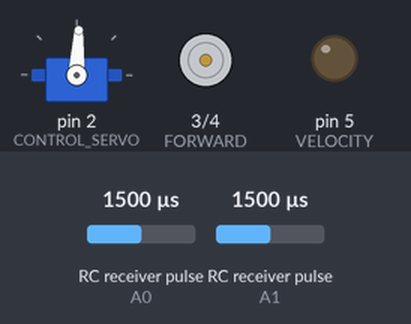
Simulated run of this sketch. Board: Arduino Uno, built with avr-gcc and run on an emulated ATmega328P. Parts: servo, motor-driver pin pairs drawn as motors (green arrow = first pin HIGH = forward, orange = second pin HIGH = backward, longer = more drive), output pins drawn as LEDs (lit = HIGH). Wiring (inferred from the names in the program): 2 × RC receiver channel: data A0 / data A1. The inputs (shaded band) are chosen by the test bench; at power-on: RC receiver pulse (sensors on A0, A1) 1500 µs. What the sketch prints to the serial monitor is not drawn.

Above: at 1.2 s.
1.3 s: RC receiver pulse (sensor on A0) set to 1250 µs
At 1.64 s:
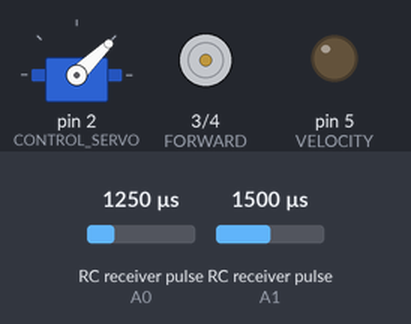
4.3 s: RC receiver pulse (sensor on A1) set to 1250 µs
At 6.3 s:
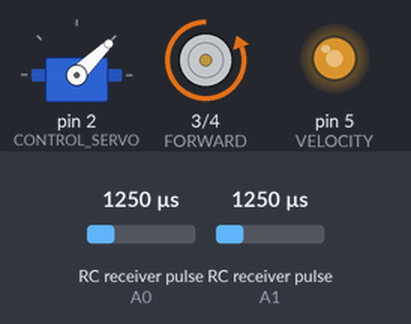
7.3 s: RC receiver pulse (sensor on A1) set to 1820 µs
At 7.88 s:
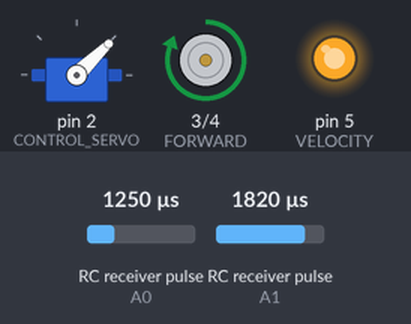
10.3 s: RC receiver pulse (sensor on A0) set to 1750 µs
At 11.3 s:
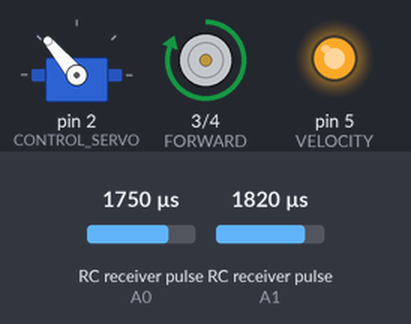
11.8 s: RC receiver pulse (sensor on A0) set to 1142 µs
At 13.0 s:
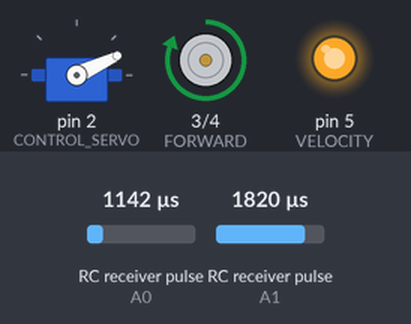
13.3 s: RC receiver pulse (sensor on A1) set to 1750 µs
At 16.2 s:
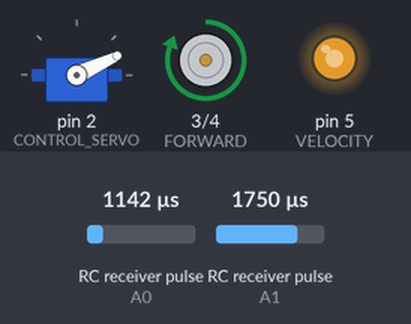
Timing chart, 0 to 17.3 s (numbered marks = the images above; inputs shaded):
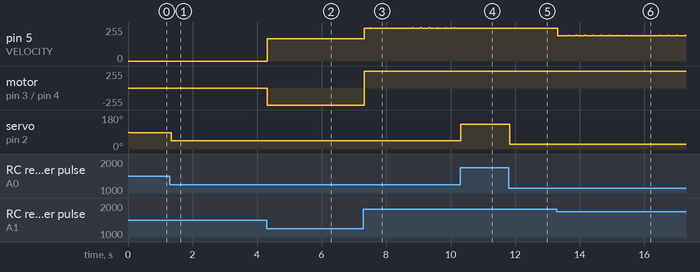

Measured:
- after the input at 1.3 s, servo on pin 2 (CONTROL_SERVO): 87° → 44° at once, then repeats every 0.26 s: 43° 0.02 s, 44° 0.24 s
- after the input at 4.3 s, pin 5 (VELOCITY): 0/255 → 167/255 at once; motor on pin 3 (FORWARD) / pin 4 (REVERSE): stopped → backward 255/255 at once
- after the input at 7.3 s, pin 5 (VELOCITY): goes 247/255 0.18 s, 251/255 0.02 s, 247/255 1.3 s, 5 × (251/255 0.03 s, 247/255 0.22 s), 251/255 0.02 s, then 247/255, starting at once; motor on pin 3 (FORWARD) / pin 4 (REVERSE): backward 255/255 → forward 255/255 at once
- after the input at 10.3 s, pin 5 (VELOCITY): stops changing and stays 247/255
- after the input at 11.8 s, servo on pin 2 (CONTROL_SERVO): 130° → 25° at once
- after the input at 13.3 s, pin 5 (VELOCITY): goes 190/255 0.31 s, 7 × (195/255 0.03 s, 190/255 0.22 s), 195/255 0.02 s, 190/255 1.0 s, 3 × (195/255 0.03 s, 190/255 0.22 s), 195/255 0.03 s, then 190/255, starting at once

The sketch:

Car.ino
```cpp
#include "Drive.h"
#include "RC.h"

void setup()
{

	Serial.begin(19200);
	Serial.println("Setup begin...");
  //DRIVE SETUP
  driveSetup();
  Serial.println("Setup end...");

}

void loop()
{
  RC();
}
```

Drive.cpp
```cpp
#include "Drive.h"
Servo control_servo;

void driveSetup(){
  pinMode(VELOCITY, OUTPUT);
  pinMode(REVERSE, OUTPUT);
  pinMode(FORWARD, OUTPUT);
  control_servo.attach(CONTROL_SERVO);
}


//GEAR
void runCMD(String c){
    if (c.equalsIgnoreCase("stop"))
      calm(0);
    else if (c.equalsIgnoreCase("forward"))
      forward(0);
    else if (c.equalsIgnoreCase("back"))
      reverse(0);
}

//STEERING
void runST(int s){
    control_servo.write(s);
    Serial.print("Servo: " + String(s) + "\r\n");
 }

//THOTTLE
void runTH(int t){
    analogWrite(VELOCITY, t);
    Serial.print("Speed: " + String(t) + "\r\n");
}


void calm(int d){
	Serial.println("Stop");
	digitalWrite(REVERSE, LOW);
	digitalWrite(FORWARD, LOW);
	delay(d * 100);
}

void reverse(int d){
	Serial.println("REVERSE");
	digitalWrite(REVERSE, HIGH);
	digitalWrite(FORWARD, LOW);
	delay(d * 100);
}

void forward(int d){
	Serial.println("Forward");
	digitalWrite(REVERSE, LOW);
	digitalWrite(FORWARD, HIGH);
	delay(d * 100);
}
```

Drive.h
```cpp
// Drive.h

#ifndef _DRIVE_h
#define _DRIVE_h

#if defined(ARDUINO) && ARDUINO >= 100
	#include "arduino.h"
#else
	#include "WProgram.h"
#endif


#include <Servo.h>

#define CONTROL_SERVO 2
#define FORWARD 3
#define REVERSE 4
#define VELOCITY 5

void driveSetup();
void runCMD(String c);
void runST(int s);
void runTH(int t);
void calm(int d);
void reverse(int d);
void forward(int d);
#endif
```

RC.cpp
```cpp
#include "RC.h"
#include "Drive.h"

int chS;
int chT;
int steering_value = 0;
int thottle_value = 0;


void RC()
{
  steering();
  thottle();
}

void getPulse_T(int d){
  chT = pulseIn(CHN_THROTTLE, HIGH);
  Serial.println("chT: " + String(chT));
  delay(1000* d);
}

void getPulse_S(int d){
  chS = pulseIn(CHN_STEERING, HIGH);
  Serial.println("chnS: " + String(chS));
  delay(1000* d);
}

void steering()
{
  getPulse_S(0);
	if (chS >= (S_MIN - S_DEADBAND) && chS <= (S_MAX + S_DEADBAND))
	{
		steering_value = map(chS, (S_MIN - S_DEADBAND), (S_MAX + S_DEADBAND), CONTROL_MIN, CONTROL_MAX);

		if (steering_value > CONTROL_MIN && steering_value < CONTROL_MAX){//Evitamos valores negativos.
			runST(steering_value);
		}
	}
}

void thottle()
{
  getPulse_T(0);
	if ((chT >= (T_NEUTRAL - T_DEADBAND)) && (chT <= (T_NEUTRAL + T_DEADBAND))){ // MID
		calm(0);
		runTH(0);
	}
	else if ((chT > (T_NEUTRAL + T_DEADBAND)) && (chT <= (T_MAX + T_DEADBAND))){
    forward(0);
		thottle_value = map(chT, (T_NEUTRAL + T_DEADBAND + 1), (T_MAX + T_DEADBAND), SPEED_MIN, SPEED_MAX);
		runTH(thottle_value);
	}
	else if ((chT >= (T_MIN - T_DEADBAND)) && (chT < (T_NEUTRAL - T_DEADBAND))){
  reverse(0);
		thottle_value = map(chT, (T_NEUTRAL - T_DEADBAND - 1), (T_MIN - T_DEADBAND), SPEED_MIN, SPEED_MAX);
		runTH(thottle_value);
	}
}
```

RC.h
```cpp
// RC.h

#ifndef _RC_h
#define _RC_h

#if defined(ARDUINO) && ARDUINO >= 100
	#include "arduino.h"
#else
	#include "WProgram.h"
#endif

#define CHN_STEERING A0
#define CHN_THROTTLE A1

#define T_NEUTRAL 1498
#define T_MAX 1810
#define T_MIN 1152
#define T_DEADBAND 20

#define S_NEUTRAL 1485
#define S_MAX 2010
#define S_MIN 1014
#define S_DEADBAND 20

#define SPEED_MIN 0
#define SPEED_MAX 255

#define CONTROL_MIN 0
#define CONTROL_MAX 179

void RC();
void steering();
void thottle();
void getPulse_T(int d);
void getPulse_S(int d);

#endif
```
